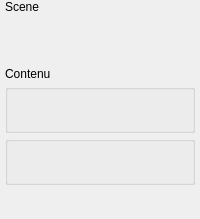
       <widget class="QWidget" name="configureAlign">
        <attribute name="icon">
         <iconset resource="menu.qrc">
          <normaloff>:/icons/shape-align-center-icon.png</normaloff>:/icons/shape-align-center-icon.png</iconset>
        </attribute>
        <attribute name="title">
         <string/>
        </attribute>
        <layout class="QGridLayout" name="gridLayout_11">
         <property name="leftMargin">
          <number>5</number>
         </property>
         <property name="topMargin">
          <number>0</number>
         </property>
         <property name="rightMargin">
          <number>5</number>
         </property>
         <property name="bottomMargin">
          <number>0</number>
         </property>
         <property name="verticalSpacing">
          <number>3</number>
         </property>
         <item row="0" column="0">
          <widget class="QLabel" name="align_L_scene">
           <property name="text">
            <string>Scene</string>
           </property>
          </widget>
         </item>
         <item row="1" column="0" colspan="2">
          <layout class="QHBoxLayout" name="align_sceneHorizontal">
           <property name="spacing">
            <number>0</number>
           </property>
           <item>
            <widget class="QPushButton" name="align_sceneLeft">
             <property name="maximumSize">
              <size>
               <width>32</width>
               <height>32</height>
              </size>
             </property>
             <property name="text">
              <string/>
             </property>
             <property name="icon">
              <iconset resource="menu.qrc">
               <normaloff>:/icons/shape-align-left-icon.png</normaloff>:/icons/shape-align-left-icon.png</iconset>
             </property>
             <property name="iconSize">
              <size>
               <width>32</width>
               <height>32</height>
              </size>
             </property>
             <property name="checkable">
              <bool>false</bool>
             </property>
             <property name="flat">
              <bool>true</bool>
             </property>
            </widget>
           </item>
           <item>
            <widget class="QPushButton" name="align_sceneCenterH">
             <property name="maximumSize">
              <size>
               <width>32</width>
               <height>32</height>
              </size>
             </property>
             <property name="text">
              <string/>
             </property>
             <property name="icon">
              <iconset resource="menu.qrc">
               <normaloff>:/icons/shape-align-center-icon.png</normaloff>:/icons/shape-align-center-icon.png</iconset>
             </property>
             <property name="iconSize">
              <size>
               <width>32</width>
               <height>32</height>
              </size>
             </property>
             <property name="checkable">
              <bool>false</bool>
             </property>
             <property name="flat">
              <bool>true</bool>
             </property>
            </widget>
           </item>
           <item>
            <widget class="QPushButton" name="align_sceneRight">
             <property name="maximumSize">
              <size>
               <width>32</width>
               <height>32</height>
              </size>
             </property>
             <property name="text">
              <string/>
             </property>
             <property name="icon">
              <iconset resource="menu.qrc">
               <normaloff>:/icons/shape-align-right-icon.png</normaloff>:/icons/shape-align-right-icon.png</iconset>
             </property>
             <property name="iconSize">
              <size>
               <width>32</width>
               <height>32</height>
              </size>
             </property>
             <property name="checkable">
              <bool>false</bool>
             </property>
             <property name="flat">
              <bool>true</bool>
             </property>
            </widget>
           </item>
          </layout>
         </item>
         <item row="2" column="0" colspan="2">
          <layout class="QHBoxLayout" name="align_sceneVertical">
           <property name="spacing">
            <number>0</number>
           </property>
           <item>
            <widget class="QPushButton" name="align_sceneTop">
             <property name="maximumSize">
              <size>
               <width>32</width>
               <height>32</height>
              </size>
             </property>
             <property name="text">
              <string/>
             </property>
             <property name="icon">
              <iconset resource="menu.qrc">
               <normaloff>:/icons/shape-align-top-icon.png</normaloff>:/icons/shape-align-top-icon.png</iconset>
             </property>
             <property name="iconSize">
              <size>
               <width>32</width>
               <height>32</height>
              </size>
             </property>
             <property name="checkable">
              <bool>false</bool>
             </property>
             <property name="flat">
              <bool>true</bool>
             </property>
            </widget>
           </item>
           <item>
            <widget class="QPushButton" name="align_sceneCenterV">
             <property name="maximumSize">
              <size>
               <width>32</width>
               <height>32</height>
              </size>
             </property>
             <property name="text">
              <string/>
             </property>
             <property name="icon">
              <iconset resource="menu.qrc">
               <normaloff>:/icons/shape-align-middle-icon.png</normaloff>:/icons/shape-align-middle-icon.png</iconset>
             </property>
             <property name="iconSize">
              <size>
               <width>32</width>
               <height>32</height>
              </size>
             </property>
             <property name="checkable">
              <bool>false</bool>
             </property>
             <property name="flat">
              <bool>true</bool>
             </property>
            </widget>
           </item>
           <item>
            <widget class="QPushButton" name="align_sceneBottom">
             <property name="maximumSize">
              <size>
               <width>32</width>
               <height>32</height>
              </size>
             </property>
             <property name="text">
              <string/>
             </property>
             <property name="icon">
              <iconset resource="menu.qrc">
               <normaloff>:/icons/shape-align-bottom-icon.png</normaloff>:/icons/shape-align-bottom-icon.png</iconset>
             </property>
             <property name="iconSize">
              <size>
               <width>32</width>
               <height>32</height>
              </size>
             </property>
             <property name="checkable">
              <bool>false</bool>
             </property>
             <property name="flat">
              <bool>true</bool>
             </property>
            </widget>
           </item>
          </layout>
         </item>
         <item row="3" column="0">
          <widget class="QLabel" name="align_L_content">
           <property name="text">
            <string>Contenu</string>
           </property>
          </widget>
         </item>
         <item row="5" column="0" colspan="2">
          <widget class="QGroupBox" name="align_contentVertical_2">
           <property name="autoFillBackground">
            <bool>false</bool>
           </property>
           <property name="title">
            <string/>
           </property>
           <property name="flat">
            <bool>true</bool>
           </property>
           <property name="checkable">
            <bool>false</bool>
           </property>
           <layout class="QHBoxLayout" name="align_contentVertical">
            <property name="spacing">
             <number>0</number>
            </property>
            <item>
             <widget class="QPushButton" name="align_contentTop">
              <property name="maximumSize">
               <size>
                <width>32</width>
                <height>32</height>
               </size>
              </property>
              <property name="toolTip">
               <string>Au dessus</string>
              </property>
              <property name="text">
               <string/>
              </property>
              <property name="icon">
               <iconset resource="menu.qrc">
                <normaloff>:/icons/border-1-top-icon.png</normaloff>:/icons/border-1-top-icon.png</iconset>
              </property>
              <property name="iconSize">
               <size>
                <width>32</width>
                <height>32</height>
               </size>
              </property>
              <property name="checkable">
               <bool>false</bool>
              </property>
              <property name="autoExclusive">
               <bool>false</bool>
              </property>
              <property name="flat">
               <bool>true</bool>
              </property>
             </widget>
            </item>
            <item>
             <widget class="QPushButton" name="align_contentCenterV">
              <property name="maximumSize">
               <size>
                <width>32</width>
                <height>32</height>
               </size>
              </property>
              <property name="toolTip">
               <string>Milieu vertical</string>
              </property>
              <property name="text">
               <string/>
              </property>
              <property name="icon">
               <iconset resource="menu.qrc">
                <normaloff>:/icons/border-1-hor-icon.png</normaloff>:/icons/border-1-hor-icon.png</iconset>
              </property>
              <property name="iconSize">
               <size>
                <width>32</width>
                <height>32</height>
               </size>
              </property>
              <property name="checkable">
               <bool>false</bool>
              </property>
              <property name="autoExclusive">
               <bool>false</bool>
              </property>
              <property name="flat">
               <bool>true</bool>
              </property>
             </widget>
            </item>
            <item>
             <widget class="QPushButton" name="align_contentBottom">
              <property name="maximumSize">
               <size>
                <width>32</width>
                <height>32</height>
               </size>
              </property>
              <property name="toolTip">
               <string>En dessous</string>
              </property>
              <property name="text">
               <string/>
              </property>
              <property name="icon">
               <iconset resource="menu.qrc">
                <normaloff>:/icons/border-1-bottom-icon.png</normaloff>:/icons/border-1-bottom-icon.png</iconset>
              </property>
              <property name="iconSize">
               <size>
                <width>32</width>
                <height>32</height>
               </size>
              </property>
              <property name="checkable">
               <bool>false</bool>
              </property>
              <property name="autoExclusive">
               <bool>false</bool>
              </property>
              <property name="flat">
               <bool>true</bool>
              </property>
             </widget>
            </item>
           </layout>
          </widget>
         </item>
         <item row="4" column="0" colspan="2">
          <widget class="QGroupBox" name="align_contentHorizontal_2">
           <property name="flat">
            <bool>true</bool>
           </property>
           <layout class="QHBoxLayout" name="align_contentHorizontal">
            <property name="spacing">
             <number>0</number>
            </property>
            <item>
             <widget class="QPushButton" name="align_contentLeft">
              <property name="maximumSize">
               <size>
                <width>32</width>
                <height>32</height>
               </size>
              </property>
              <property name="toolTip">
               <string>À gauche</string>
              </property>
              <property name="text">
               <string/>
              </property>
              <property name="icon">
               <iconset resource="menu.qrc">
                <normaloff>:/icons/border-1-left-icon.png</normaloff>:/icons/border-1-left-icon.png</iconset>
              </property>
              <property name="iconSize">
               <size>
                <width>32</width>
                <height>32</height>
               </size>
              </property>
              <property name="checkable">
               <bool>false</bool>
              </property>
              <property name="autoExclusive">
               <bool>false</bool>
              </property>
              <property name="flat">
               <bool>true</bool>
              </property>
             </widget>
            </item>
            <item>
             <widget class="QPushButton" name="align_contentCenterH">
              <property name="maximumSize">
               <size>
                <width>32</width>
                <height>32</height>
               </size>
              </property>
              <property name="toolTip">
               <string>Milieu horizontal</string>
              </property>
              <property name="text">
               <string/>
              </property>
              <property name="icon">
               <iconset resource="menu.qrc">
                <normaloff>:/icons/border-1-ver-icon.png</normaloff>:/icons/border-1-ver-icon.png</iconset>
              </property>
              <property name="iconSize">
               <size>
                <width>32</width>
                <height>32</height>
               </size>
              </property>
              <property name="checkable">
               <bool>false</bool>
              </property>
              <property name="autoExclusive">
               <bool>false</bool>
              </property>
              <property name="flat">
               <bool>true</bool>
              </property>
             </widget>
            </item>
            <item>
             <widget class="QPushButton" name="align_contentRight">
              <property name="maximumSize">
               <size>
                <width>32</width>
                <height>32</height>
               </size>
              </property>
              <property name="toolTip">
               <string>À droite</string>
              </property>
              <property name="text">
               <string/>
              </property>
              <property name="icon">
               <iconset resource="menu.qrc">
                <normaloff>:/icons/border-1-right-icon.png</normaloff>:/icons/border-1-right-icon.png</iconset>
              </property>
              <property name="iconSize">
               <size>
                <width>32</width>
                <height>32</height>
               </size>
              </property>
              <property name="checkable">
               <bool>false</bool>
              </property>
              <property name="autoExclusive">
               <bool>false</bool>
              </property>
              <property name="flat">
               <bool>true</bool>
              </property>
             </widget>
            </item>
           </layout>
          </widget>
         </item>
         <item row="6" column="1">
          <spacer name="verticalSpacer">
           <property name="orientation">
            <enum>Qt::Vertical</enum>
           </property>
           <property name="sizeHint" stdset="0">
            <size>
             <width>20</width>
             <height>34</height>
            </size>
           </property>
          </spacer>
         </item>
        </layout>
       </widget>
